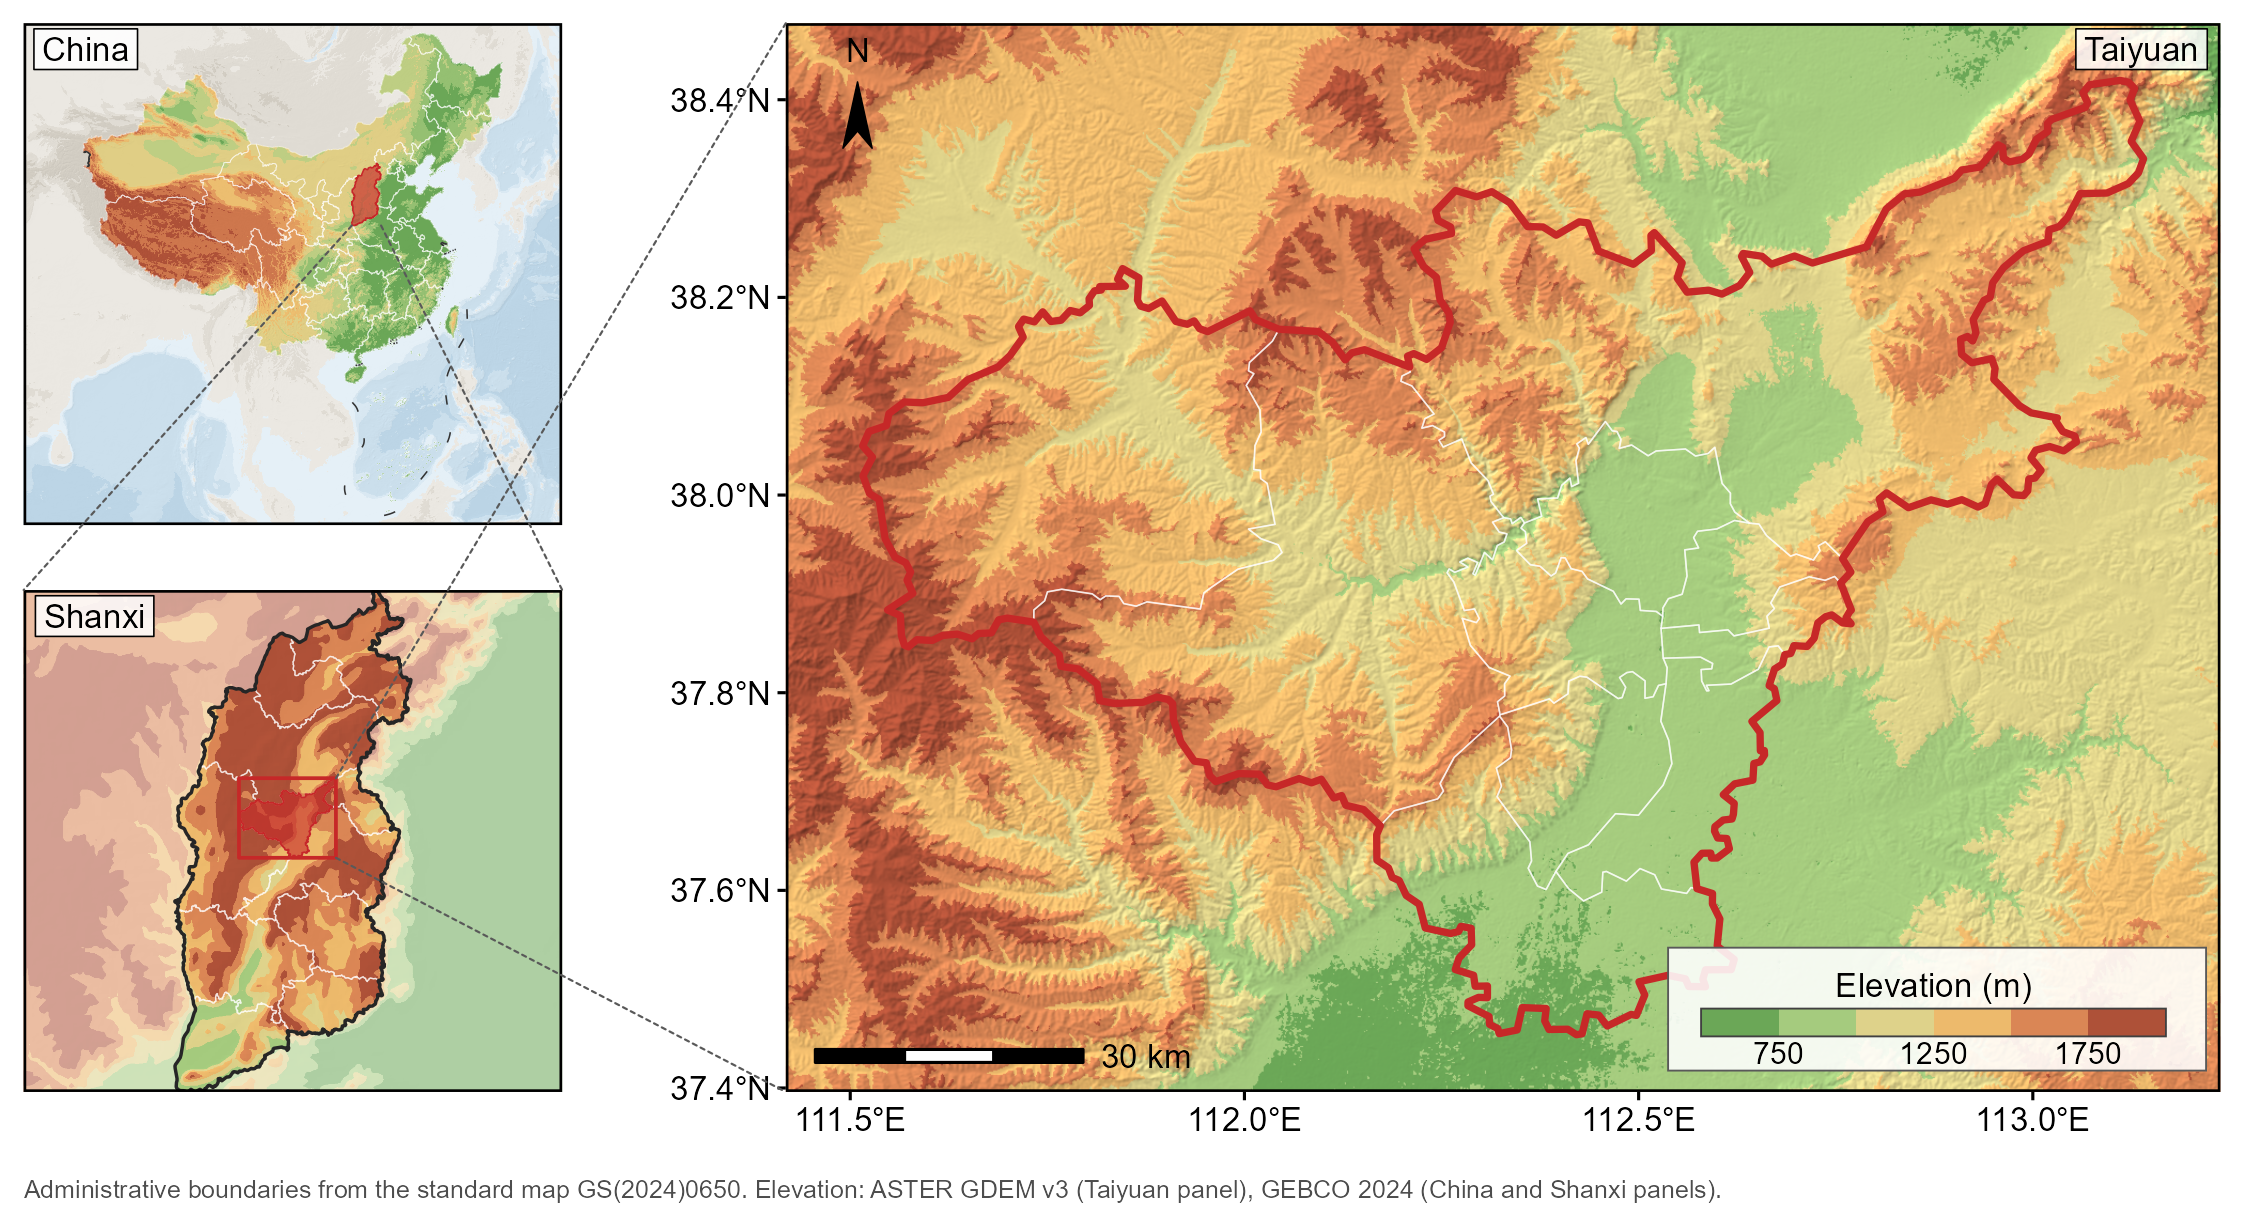

Generate this figure with R:
# 示例：三级区位图（中国 → 山西 → 太原）
#
# 与 taiyuan_locator.R 的两级版相比，这版多演示三件事：
#   1. 国家面板的窗口按边界线图层的完整范围取，南海诸岛落在主框内。角框放不下，
#      因为引线锥要扫过面板下沿两角，二者必占同一块地方。
#   2. 掩膜与冲淡两种手法：周边国家用中性灰蓝，中国境内才上分层设色，国界因此
#      不必靠粗线也能读出来。
#   3. 两段引线串起三级，端点全部解析求得。
#
# 数据本仓库不分发，运行前把下面两个路径改成你自己的：
#   DEM_DIR   ASTER GDEM 压缩瓦片目录，需覆盖 N37-N38 / E111-E113
#   ADM_DIR   含「中国_市.shp」「中国_县.shp」「中国_省line.shp」的行政区划目录
# 国家与省级面板的粗底图由 ggmapcn::check_geodata() 自动下载。
#
# 出两版：taiyuan_three_level.png 300 dpi 为成品，_preview.png 150 dpi 供 README 引用。

SKILL   <- "../reference"          # 从 example/ 目录运行本脚本
DEM_DIR <- "F:/博士毕业论文/山西DEM"
ADM_DIR <- "F:/标准地图/中国省市县标准行政区划数据 审图号GS（2024）0650号/shp格式"

source(file.path(SKILL, "relief_basemap.R"))
source(file.path(SKILL, "palettes.R"))
suppressPackageStartupMessages({library(grid); library(gridExtra); library(ggspatial)})
sf_use_s2(FALSE)          # 行政面有自相交，s2 会直接报错

ACC <- "#C62828"          # 全图唯一强调色

# ---------------- 边界 ----------------
# gb 是 156 加六位国标码：4-5 位为省，4-7 位为地级市
shi  <- st_read(file.path(ADM_DIR, "中国_市.shp"), quiet = TRUE)
xian <- st_read(file.path(ADM_DIR, "中国_县.shp"), quiet = TRUE)
bnd  <- st_read(file.path(ADM_DIR, "中国_省line.shp"), quiet = TRUE)
shi$pcode <- substr(as.character(shi$gb), 4, 5)
prov <- aggregate(st_make_valid(shi)["pcode"], by = list(pcode = shi$pcode),
                  FUN = function(x) x[1], do_union = TRUE)
sx_shi <- shi[shi$pcode == "14", ]
ty     <- sx_shi[substr(as.character(sx_shi$gb), 4, 7) == "1401", ]
ty_x   <- xian[substr(as.character(xian$gb), 4, 7) == "1401", ]
cat(sprintf("[边界] 省级 %d 个；山西地级市 %d 个；太原下辖 %d 个\n",
            nrow(prov), nrow(sx_shi), nrow(ty_x)))

CRS_M <- "+proj=aea +lat_1=37.6 +lat_2=38.3 +lat_0=37.95 +lon_0=112.3 +datum=WGS84 +units=m +no_defs"
CRS_C <- "+proj=aea +lat_1=25 +lat_2=47 +lat_0=0 +lon_0=105 +datum=WGS84 +units=m +no_defs"

ty_m   <- st_transform(st_make_valid(ty), CRS_M)
ty_xm  <- st_transform(st_make_valid(ty_x), CRS_M)
prov_c <- st_transform(st_make_valid(prov), CRS_C)
bnd_c  <- st_transform(bnd, CRS_C)
sx_c   <- prov_c[prov_c$pcode == "14", ]

# ---------------- 主图窗口 ----------------
b <- as.numeric(st_bbox(ty_m))
px <- 0.06 * (b[3] - b[1]); py <- 0.06 * (b[4] - b[2])
W_M <- c(xmin = b[1] - px, xmax = b[3] + px, ymin = b[2] - py, ymax = b[4] + py)

# ---------------- 版面：先定槽位，再撑窗口 ----------------
FIG_W <- 190; PAD_L <- 2; GAP_H <- 7; GAP_V <- 5.5
p_probe <- ggplot() + geom_sf(data = ty_m) +
  coord_sf(xlim = W_M[c("xmin","xmax")], ylim = W_M[c("ymin","ymax")], expand = FALSE) +
  scale_y_continuous(position = "right") + theme_map_pub()
mg <- with_font_device(panel_margins(p_probe))

col_w   <- 0.240 * FIG_W
panel_w <- FIG_W - PAD_L - col_w - GAP_H - mg$side
panel_h <- panel_w / win_aspect(W_M)
h_cn <- (panel_h - GAP_V) / 2
h_sx <- panel_h - GAP_V - h_cn
cat(sprintf("[版面] 左列 %.1f mm；主图 panel %.1f x %.1f mm；定位框 %.1f / %.1f mm\n",
            col_w, panel_w, panel_h, h_cn, h_sx))

# 国家窗口必须取「所有要进框的图层」的合并范围。中国_省line.shp 只有 8 条境界线段
# （含南海断续线），最北仅到 38.68 度，单取它的 bbox 会把东北、内蒙、新疆、台湾整片
# 裁掉，而且图面看不出异常。合并后南海断续线也在框内，不必另开角框。
bb <- bbox_union(prov_c, bnd_c)
dx <- bb[["xmax"]] - bb[["xmin"]]; dy <- bb[["ymax"]] - bb[["ymin"]]
W_CN <- fit_aspect(c(xmin = bb[["xmin"]] - 0.02 * dx, xmax = bb[["xmax"]] + 0.02 * dx,
                     ymin = bb[["ymin"]] - 0.02 * dy, ymax = bb[["ymax"]] + 0.02 * dy),
                   col_w / h_cn)
W_SX <- fit_aspect(st_bbox(st_transform(st_union(st_make_valid(sx_shi)), CRS_C)),
                   col_w / h_sx)

# ---------------- 地形 ----------------
tiles <- vsizip_tiles(DEM_DIR, "^ASTGTM_N3[78]E11[123][.]img[.]zip$")
dem_m <- load_dem(tiles, crs = CRS_M, win = W_M, fact = 4)
brk_m <- elev_breaks(dem_m, n = 6)
col_m <- pal_hypso("terrain", length(brk_m) - 1)
rel_m <- relief_rgb(dem_m, brk_m, col_m, strength = 0.42)

if (!requireNamespace("ggmapcn", quietly = TRUE)) stop("定位面板底图需要 ggmapcn")
ggmapcn::check_geodata(files = "gebco_2024_China.tif", quiet = TRUE)
geb <- system.file("extdata", "gebco_2024_China.tif", package = "ggmapcn")

# 国家面板：周边国家用中性灰蓝，中国境内掩膜后上分层设色。跨度大，分级手工给，
# 让高原、盆地、平原各占一档，比按分位推更贴合读图习惯。
BRK_CN <- c(-1e5, 200, 500, 1000, 2000, 3000, 4000, 5000, 1e5)
COL_CN <- pal_hypso("terrain", length(BRK_CN) - 1)
# 分级上界压到 5000：若把界线设在 4500，青藏高原绝大部分落进最深一档，整块压成
# 深红，既盖掉高原内部的起伏，也把视线从红色的山西上引开。
dem_cn <- load_dem(geb, crs = CRS_C, win = W_CN, fact = 1, res = 4500)
cn_mask <- terra::vect(st_union(prov_c))
rel_world <- relief_rgb(dem_cn, BRK_SURROUND, PAL_SURROUND, strength = 0.20)
rel_cn    <- relief_rgb(terra::mask(dem_cn, cn_mask), BRK_CN, COL_CN, strength = 0.38)

dem_sx <- load_dem(geb, crs = CRS_C, win = W_SX, fact = 1, res = 700)
brk_sx <- elev_breaks(dem_sx, n = 6)
rel_sx <- relief_rgb(dem_sx, brk_sx, pal_hypso("terrain", length(brk_sx) - 1),
                     strength = 0.32)
# 省界外罩白纱：地形仍可见，但山西是全饱和的那一块，省的轮廓因此读得出来。
# 两级版的定位面板用的是整体去饱和，两种手法各演示一次。
veil_sx <- st_difference(st_as_sfc(st_bbox(W_SX, crs = st_crs(CRS_C))),
                         st_union(st_make_valid(st_transform(sx_shi, CRS_C))))

# ---------------- 面板 ----------------
lab <- function(txt) annotate("label", x = -Inf, y = Inf, hjust = -0.10, vjust = 1.14,
                              label = txt, size = TXT_GG, family = "Arial",
                              fill = alpha("white", 0.85), label.r = unit(0, "mm"),
                              label.padding = unit(0.7, "mm"))
theme_loc <- function() theme_map_pub() +
  theme(axis.text = element_blank(), axis.ticks = element_blank())

sx_box <- st_as_sfc(st_bbox(sx_c))
p_cn <- ggplot() +
  geom_spatraster_rgb(data = rel_world, maxcell = 3e6) +
  geom_spatraster_rgb(data = rel_cn, maxcell = 3e6) +
  geom_sf(data = prov_c, fill = NA, colour = alpha("white", 0.55), linewidth = LW * 0.3) +
  geom_sf(data = bnd_c, colour = "grey20", linewidth = LW * 0.5) +
  geom_sf(data = sx_c, fill = alpha(ACC, 0.65), colour = ACC, linewidth = LW * 0.5) +
  lab("China") +
  coord_sf(xlim = W_CN[c("xmin","xmax")], ylim = W_CN[c("ymin","ymax")], expand = FALSE) +
  theme_loc()

ty_c   <- st_transform(ty_m, CRS_C)
ty_box <- st_as_sfc(st_bbox(ty_c))
p_sx <- ggplot() +
  geom_spatraster_rgb(data = rel_sx, maxcell = 2e6) +
  geom_sf(data = veil_sx, fill = alpha("white", 0.45), colour = NA) +
  geom_sf(data = st_transform(st_make_valid(sx_shi), CRS_C), fill = NA,
          colour = alpha("white", 0.6), linewidth = LW * 0.45) +
  geom_sf(data = st_union(sx_c), fill = NA, colour = "grey15", linewidth = LW * 1.1) +
  geom_sf(data = ty_c, fill = alpha(ACC, 0.6), colour = ACC, linewidth = LW * 0.6) +
  geom_sf(data = ty_box, fill = NA, colour = ACC, linewidth = LW * 1.2) +
  lab("Shanxi") +
  coord_sf(xlim = W_SX[c("xmin","xmax")], ylim = W_SX[c("ymin","ymax")], expand = FALSE) +
  theme_loc()

p_main <- ggplot() +
  geom_spatraster_rgb(data = rel_m, maxcell = 4e6) +
  geom_sf(data = ty_xm, fill = NA, colour = alpha("white", 0.65), linewidth = LW * 0.5) +
  geom_sf(data = ty_m, fill = NA, colour = ACC, linewidth = LW_DAT * 1.3) +
  legend_backing(W_M, c(0.615, 0.990), c(0.020, 0.135)) +
  elev_legend(W_M, col_m, elev_labels(brk_m)) +
  north_needle(W_M) +
  annotate("label", x = Inf, y = Inf, hjust = 1.10, vjust = 1.14, label = "Taiyuan",
           size = TXT_GG, family = "Arial", fill = alpha("white", 0.85),
           label.r = unit(0, "mm"), label.padding = unit(0.7, "mm")) +
  coord_sf(xlim = W_M[c("xmin","xmax")], ylim = W_M[c("ymin","ymax")], expand = FALSE) +
  scale_y_continuous(position = "right") +      # 纬度标注让开左侧，给引线留路
  annotation_scale(location = "bl", width_hint = 0.24, height = unit(1.1, "mm"),
                   text_cex = TXT_PT / 12, text_family = "Arial",
                   line_width = LW / 0.353, pad_x = unit(2.5, "mm"),
                   pad_y = unit(2.5, "mm")) +
  theme_map_pub()

# ---------------- 合成 ----------------
grobs <- with_font_device(list(
  main = pin_panel(p_main, panel_w, panel_h),
  cn   = pin_panel(p_cn,   col_w,   h_cn),
  sx   = pin_panel(p_sx,   col_w,   h_sx)))
FIG_H <- panel_h + mg$top + mg$bot

base <- arrangeGrob(
  nullGrob(),
  arrangeGrob(nullGrob(), grobs$cn, nullGrob(), grobs$sx, nullGrob(), ncol = 1,
              heights = unit(c(mg$top, h_cn, GAP_V, h_sx, mg$bot), "mm")),
  nullGrob(), grobs$main, ncol = 4,
  widths = unit(c(PAD_L, col_w, GAP_H, panel_w + mg$side), "mm"))

cn_rect   <- c(x0 = PAD_L, x1 = PAD_L + col_w, yt = mg$top, yb = mg$top + h_cn)
sx_rect   <- c(x0 = PAD_L, x1 = PAD_L + col_w,
               yt = mg$top + h_cn + GAP_V, yb = mg$top + h_cn + GAP_V + h_sx)
main_rect <- c(x0 = PAD_L + col_w + GAP_H + mg$left,
               x1 = PAD_L + col_w + GAP_H + mg$left + panel_w,
               yt = mg$top, yb = mg$top + panel_h)
b1 <- box_in(st_bbox(sx_box), W_CN, cn_rect)     # 中国框里的山西
b2 <- box_in(st_bbox(ty_box), W_SX, sx_rect)     # 山西框里的太原
segs <- rbind(
  data.frame(x1 = b1[["x0"]], y1 = b1[["yb"]], x2 = sx_rect[["x0"]],   y2 = sx_rect[["yt"]]),
  data.frame(x1 = b1[["x1"]], y1 = b1[["yb"]], x2 = sx_rect[["x1"]],   y2 = sx_rect[["yt"]]),
  data.frame(x1 = b2[["x1"]], y1 = b2[["yt"]], x2 = main_rect[["x0"]], y2 = main_rect[["yt"]]),
  data.frame(x1 = b2[["x1"]], y1 = b2[["yb"]], x2 = main_rect[["x0"]], y2 = main_rect[["yb"]]))
fig <- add_leaders(base, segs, FIG_H)

# 图下加一行数据来源：图件常被单独取用，图注不会跟着走
CREDIT <- paste("Administrative boundaries from the standard map GS(2024)0650.",
                "Elevation: ASTER GDEM v3 (Taiyuan panel), GEBCO 2024 (China and Shanxi panels).")
cf <- credit_footer(fig, CREDIT, FIG_H)

for (v in list(list("taiyuan_three_level.png", 300),
               list("taiyuan_three_level_preview.png", 150))) {
  ggsave(v[[1]], cf$grob, width = FIG_W, height = cf$height_mm, units = "mm",
         dpi = v[[2]], bg = "white", device = ragg::agg_png)
  cat(sprintf("WROTE %-34s %g x %.1f mm @ %d dpi  %.2f MB\n",
              v[[1]], FIG_W, cf$height_mm, v[[2]], file.info(v[[1]])$size / 1e6))
}
